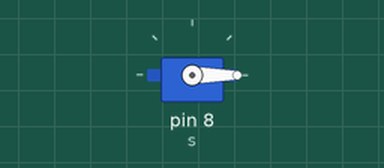
Bench run of a sketch on a simulated Arduino Uno, built with avr-gcc and run on an emulated ATmega328P. Shown: servo.

Above: at 0.1 s.
At 3.1 s:
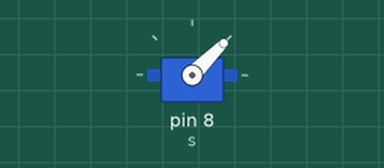
At 6.1 s:
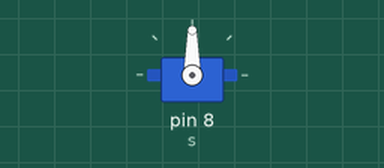
At 12.1 s:
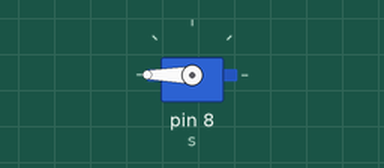
Timing chart, 0 to 16.5 s (numbered marks = the images above):
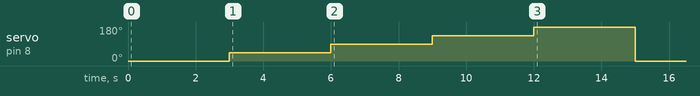

Measured:
- by itself, servo on pin 8 (s): 0° → 45° at 3.0 s, → 90° 3.0 s later, → 135° 3.0 s later, → 180° 3.0 s later, … (5 changes in this stretch)

The sketch:

Lab_2.7.ino
```cpp
#include <Servo.h>
Servo s; // create servo object ;
void setup ()
{
s.attach (8); // control signal on pin 8
}
void loop ()
{
// now we can control the servo with write ( angle )
// angle of the servo 0 -180 degrees
// 90 degrees = servo is centerd
s.write (0);
delay (3000) ;
s.write (45) ;
delay (3000) ;
s.write (90) ;
delay (3000) ;
s.write (135) ;
delay (3000) ;
s.write (180) ;
delay (3000) ;
s.write (0);
delay (3000) ;
s.detach();


}
```
